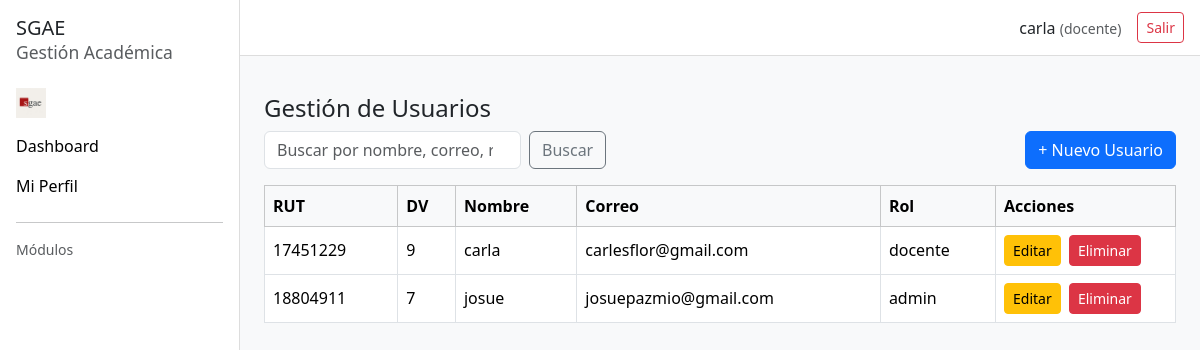
The app's page /public/usuarios.php (signed in) with its own data.
### tables this page shows
CREATE TABLE `usuarios` (
  `rut` varchar(10) NOT NULL,
  `dv` char(1) NOT NULL,
  `nombre` varchar(100) NOT NULL,
  `correo` varchar(100) NOT NULL,
  `password` varchar(255) NOT NULL,
  `rol` enum('admin','docente','alumno','apoderado') NOT NULL DEFAULT 'docente'
);

### includes/usuarios_model.php (called while the page is built, shortened)
<?php
function usuarios_obtenerTodos(PDO $pdo): array {
    $sql = "SELECT rut, dv, nombre, correo, rol FROM usuarios ORDER BY nombre";
    return $pdo->query($sql)->fetchAll(PDO::FETCH_ASSOC);
}

### public/usuarios.php (the view, shortened to what this page needs)
<?php
require __DIR__ . '/_layout_top.php';
require __DIR__ . '/../includes/usuarios_model.php';
?>
<h4>Gestión de Usuarios</h4>
<div class="d-flex justify-content-between align-items-center mb-3">
  <form class="d-flex" role="search" method="get" action="">
    <input class="form-control me-2" type="search" name="q" placeholder="Buscar por nombre, correo, rut o rol" value="<?= htmlspecialchars($_GET['q'] ?? '') ?>">
    <button class="btn btn-outline-secondary">Buscar</button>
  </form>
  <button class="btn btn-primary" data-bs-toggle="modal" data-bs-target="#modalCrearUsuario">+ Nuevo Usuario</button>
</div>
<?php
$usuarios = usuarios_obtenerTodos($pdo);
?>
<div class="table-responsive">
  <table class="table table-bordered table-hover align-middle">
    <thead class="table-light"><tr>
      <th>RUT</th><th>DV</th><th>Nombre</th><th>Correo</th><th>Rol</th><th style="width:180px;">Acciones</th></tr></thead>
    <tbody>
      <?php if (!$usuarios): ?><tr><td colspan="6" class="text-center text-muted">Sin resultados</td></tr>
      <?php else: foreach ($usuarios as $row): ?>
        <tr>
          <td><?= htmlspecialchars($row['rut']) ?></td>
          <td><?= htmlspecialchars($row['dv']) ?></td>
          <td><?= htmlspecialchars($row['nombre']) ?></td>
          <td><?= htmlspecialchars($row['correo']) ?></td>
          <td><?= htmlspecialchars($row['rol'] ?? 'alumno') ?></td>
          <td>
            <button class="btn btn-sm btn-warning me-1" data-bs-toggle="modal" data-bs-target="#modalEditarUsuario"
              data-rut="<?= htmlspecialchars($row['rut']) ?>" data-dv="<?= htmlspecialchars($row['dv']) ?>"
              data-nombre="<?= htmlspecialchars($row['nombre']) ?>" data-correo="<?= htmlspecialchars($row['correo']) ?>"
              data-rol="<?= htmlspecialchars($row['rol'] ?? 'alumno') ?>">Editar</button>
            <a href="?eliminar=<?= urlencode($row['rut']) ?>" class="btn btn-sm btn-danger" onclick="return confirm('¿Eliminar este usuario?');">Eliminar</a>
          </td>
        </tr>
      <?php endforeach; endif; ?>
    </tbody>
  </table>
</div>
<?php require __DIR__ . '/_layout_bottom.php'; ?>

### public/_layout_top.php (style rules this page uses)
body { background-color:#f8f9fa; }

### records on screen
usuarios: rut "17451229", dv "9", nombre "carla", correo "carlesflor@gmail.com", rol "docente"
usuarios: rut "18804911", dv "7", nombre "josue", correo "josuepazmio@gmail.com", rol "admin"

### other values on screen
$nombreUser "carla"
$rolUsuario "docente"
